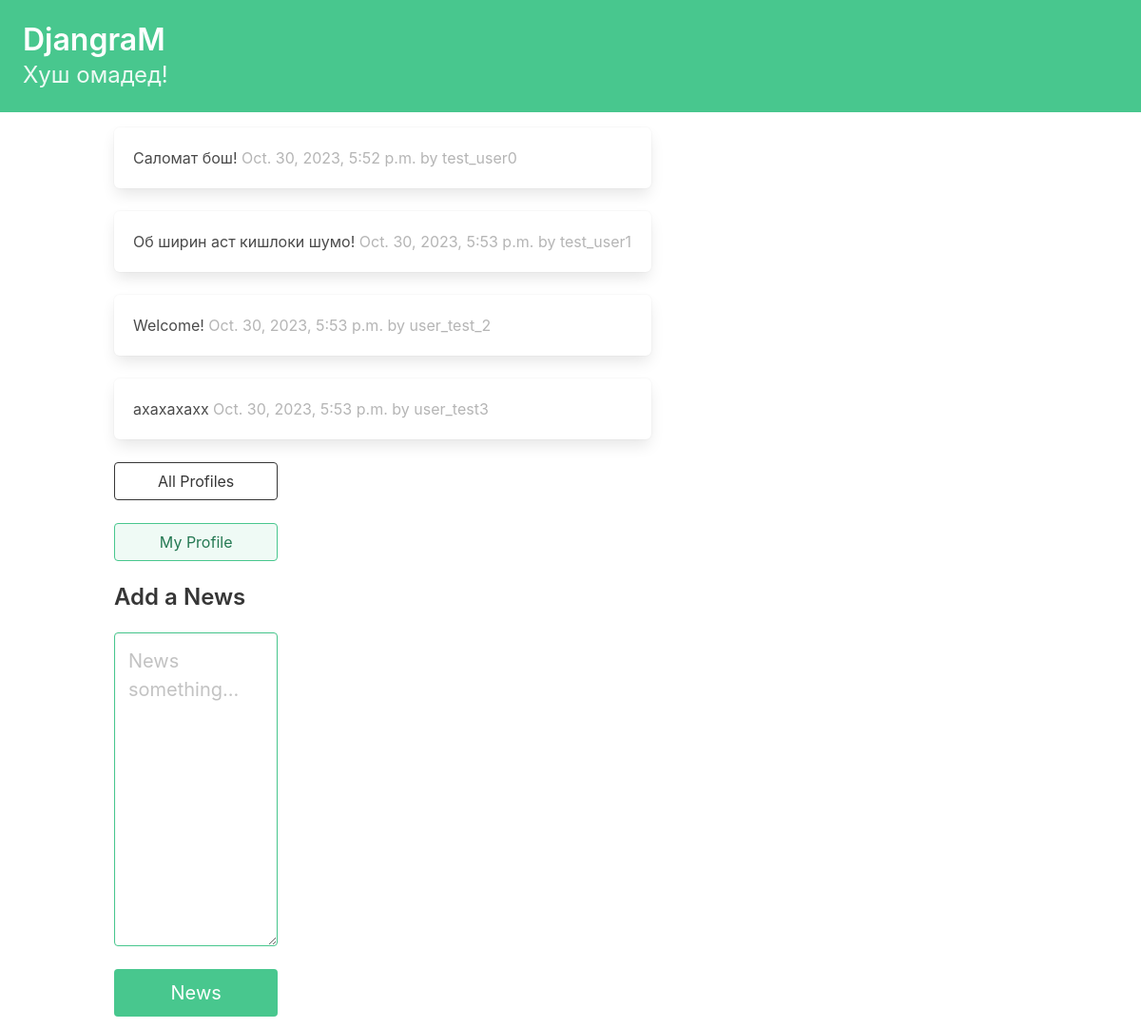
The app's page / (signed in) with its own data.
### djangram/models.py (models this page shows, shortened)
class News(models.Model):
    user = models.ForeignKey(
        User, related_name="News", on_delete=models.DO_NOTHING
    )
    body = models.CharField(max_length=140)
    created_at = models.DateTimeField(auto_now_add=True)

### djangram/views.py (the view, shortened to what this page needs)
# urls.py: path("", dashboard, name="dashboard"),
def dashboard(request):
    form = NewsForm()
    return render(request, "djangram/dashboard.html", {"form": form})

### djangram/forms.py
class NewsForm(forms.ModelForm):
    body = forms.CharField(
        required=True,
        widget=forms.widgets.Textarea(
            attrs={
                "placeholder": "News something...",
                "class": "textarea is-success is-medium",
            }
        ),
        label="",
    )
    class Meta:
        model = News
        exclude = ("user", )

### djangram/templates/djangram/dashboard.html (shortened to what this page needs)
{% extends 'base.html' %}
{% block content %}
<div class="column">
    {% for followed in user.profile.follows.all %}
        {% for News in followed.user.News.all %}
            <div class="box">
                {{News.body}}
                <span class="is-small has-text-grey-light">
                    {{ News.created_at }} by {{ News.user.username }}
                </span>
            </div>
        {% endfor %}
    {% endfor %}
</div>
<div class="column is-one-third">
    <div class="block">
        <a href="{% url 'djangram:profile_list' %} ">
            <button class="button is-dark is-outlined is-fullwidth">
                All Profiles
            </button>
        </a>
    </div>
    <div class="block">
        <a href="{% url 'djangram:profile' request.user.profile.id %} ">
            <button class="button is-success is-light is-outlined is-fullwidth">
                My Profile
            </button>
        </a>
    </div>
    <div class="block">
        <div class="block">
            <h2 class="title is-4">Add a News</p>
        </div>
        <div class="block">
            <form method="post">
                {{ form.as_p }}
                <button class="button is-success is-fullwidth is-medium mt-5"
                        type="submit">News
                </button>
            </form>
        </div>
    </div>
</div>
{% endblock content %}

### djangram/templates/base.html (shortened to what this page needs)
<!DOCTYPE html>
<html lang="en">
<head>
    <link rel="stylesheet"
          href="https://cdn.jsdelivr.net/npm/bulma@0.9.3/css/bulma.min.css">
</head>
<body>
    <section class="hero is-small is-success mb-4">
        <div class="hero-body">
            <h1 class="title is-3">DjangraM</h1>
            <p class="subtitle is-4">
                Хуш омадед!
            </p>
        </div>
    </section>
    <div class="container">
        <div class="columns">
    <div>
        {% block content %}
        {% endblock content %}
    </div>
</body>
</html>

### records on screen
News: body "Саломат бош!", created_at "Oct. 30, 2023, 5:52 p.m.", user.username "test_user0"
News: body "Об ширин аст кишлоки шумо!", created_at "Oct. 30, 2023, 5:53 p.m.", user.username "test_user1"
News: body "Welcome!", created_at "Oct. 30, 2023, 5:53 p.m.", user.username "user_test_2"
News: body "axaxaxaxx", created_at "Oct. 30, 2023, 5:53 p.m.", user.username "user_test3"
